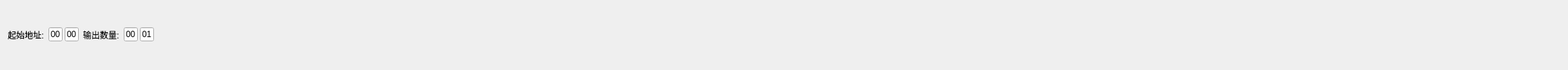
                  <widget class="QWidget" name="multiWriteCoil">
                   <layout class="QGridLayout" name="gridLayout_8">
                    <item row="0" column="0">
                     <layout class="QHBoxLayout" name="horizontalLayout_18">
                      <property name="spacing">
                       <number>6</number>
                      </property>
                      <item>
                       <widget class="QLabel" name="label_20">
                        <property name="text">
                         <string>起始地址:</string>
                        </property>
                       </widget>
                      </item>
                      <item>
                       <layout class="QHBoxLayout" name="horizontalLayout_19">
                        <property name="spacing">
                         <number>3</number>
                        </property>
                        <item>
                         <widget class="QLineEdit" name="MCAddrHi">
                          <property name="minimumSize">
                           <size>
                            <width>20</width>
                            <height>20</height>
                           </size>
                          </property>
                          <property name="maximumSize">
                           <size>
                            <width>20</width>
                            <height>20</height>
                           </size>
                          </property>
                          <property name="text">
                           <string>00</string>
                          </property>
                          <property name="maxLength">
                           <number>2</number>
                          </property>
                         </widget>
                        </item>
                        <item>
                         <widget class="QLineEdit" name="MCAddrLo">
                          <property name="minimumSize">
                           <size>
                            <width>20</width>
                            <height>20</height>
                           </size>
                          </property>
                          <property name="maximumSize">
                           <size>
                            <width>20</width>
                            <height>20</height>
                           </size>
                          </property>
                          <property name="text">
                           <string>00</string>
                          </property>
                          <property name="maxLength">
                           <number>2</number>
                          </property>
                         </widget>
                        </item>
                       </layout>
                      </item>
                     </layout>
                    </item>
                    <item row="0" column="1">
                     <layout class="QHBoxLayout" name="horizontalLayout_20">
                      <item>
                       <widget class="QLabel" name="label_21">
                        <property name="text">
                         <string>输出数量:</string>
                        </property>
                       </widget>
                      </item>
                      <item>
                       <layout class="QHBoxLayout" name="horizontalLayout_21">
                        <property name="spacing">
                         <number>3</number>
                        </property>
                        <item>
                         <widget class="QLineEdit" name="MCCountHi">
                          <property name="minimumSize">
                           <size>
                            <width>20</width>
                            <height>20</height>
                           </size>
                          </property>
                          <property name="maximumSize">
                           <size>
                            <width>20</width>
                            <height>20</height>
                           </size>
                          </property>
                          <property name="text">
                           <string>00</string>
                          </property>
                          <property name="maxLength">
                           <number>2</number>
                          </property>
                         </widget>
                        </item>
                        <item>
                         <widget class="QLineEdit" name="MCCountLo">
                          <property name="minimumSize">
                           <size>
                            <width>20</width>
                            <height>20</height>
                           </size>
                          </property>
                          <property name="maximumSize">
                           <size>
                            <width>20</width>
                            <height>20</height>
                           </size>
                          </property>
                          <property name="text">
                           <string>01</string>
                          </property>
                          <property name="maxLength">
                           <number>2</number>
                          </property>
                         </widget>
                        </item>
                       </layout>
                      </item>
                     </layout>
                    </item>
                    <item row="0" column="2">
                     <spacer name="horizontalSpacer_5">
                      <property name="orientation">
                       <enum>Qt::Horizontal</enum>
                      </property>
                      <property name="sizeHint" stdset="0">
                       <size>
                        <width>2000</width>
                        <height>21</height>
                       </size>
                      </property>
                     </spacer>
                    </item>
                   </layout>
                  </widget>
